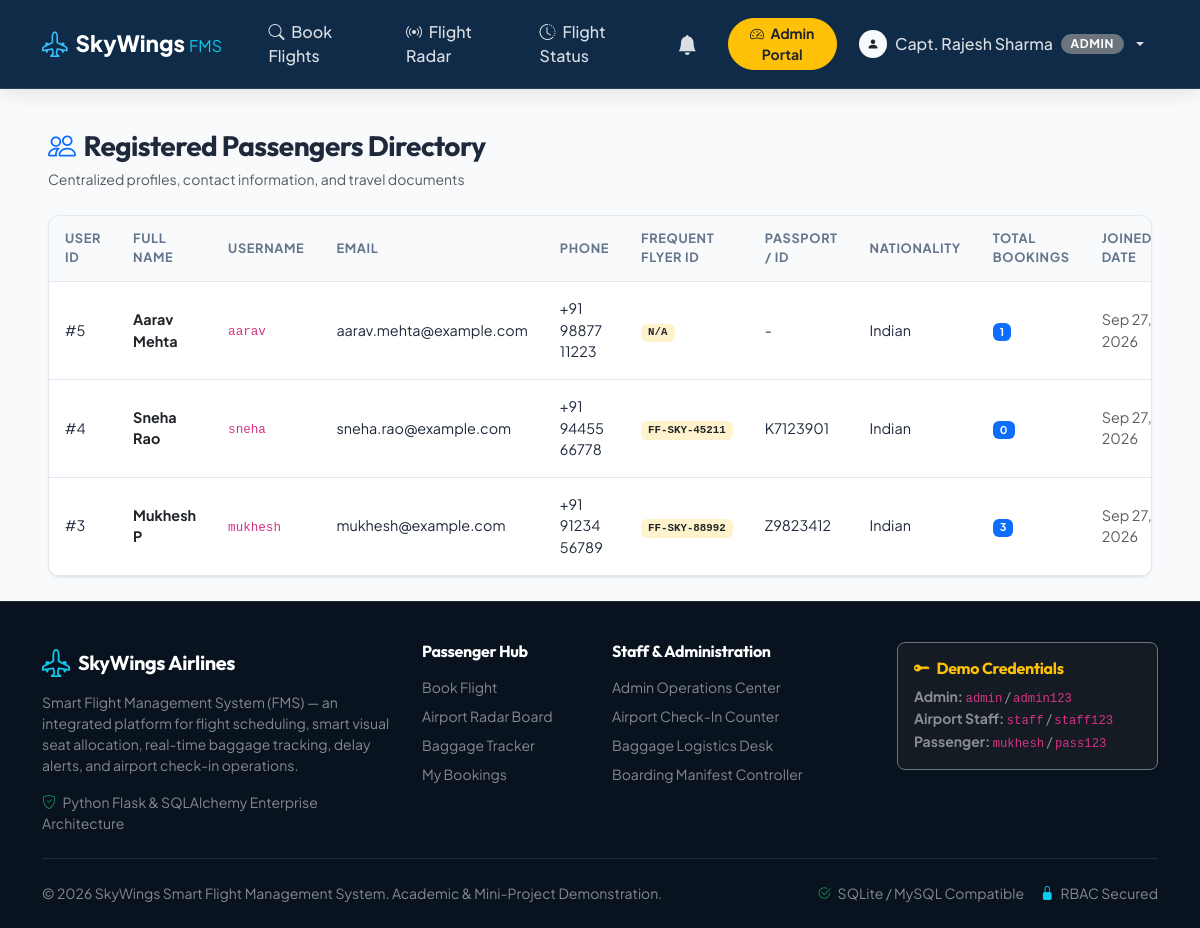
Page /admin/passengers (signed in) on the committed database.
### models/user.py (models this page shows, shortened)
class User(db.Model):
    __tablename__ = 'users'
    id = db.Column(db.Integer, primary_key=True)
    username = db.Column(db.String(64), unique=True, nullable=False, index=True)
    email = db.Column(db.String(120), unique=True, nullable=False, index=True)
    password_hash = db.Column(db.String(255), nullable=False)
    role = db.Column(db.String(20), nullable=False, default='passenger')  # 'passenger', 'admin', 'staff'
    full_name = db.Column(db.String(100), nullable=False)
    phone = db.Column(db.String(20), nullable=True)
    is_active = db.Column(db.Boolean, default=True)
    created_at = db.Column(db.DateTime, default=datetime.utcnow)
    passenger_profile = db.relationship('PassengerProfile', backref='user', uselist=False, cascade='all, delete-orphan')
    staff_profile = db.relationship('StaffProfile', backref='user', uselist=False, cascade='all, delete-orphan')
    bookings = db.relationship('Booking', backref='passenger_user', lazy='dynamic', cascade='all, delete-orphan')
    notifications = db.relationship('Notification', backref='user', lazy='dynamic', cascade='all, delete-orphan')
    @property
    def is_admin(self):
        return self.role == 'admin'
    @property
    def is_passenger(self):
        return self.role == 'passenger'
    def unread_notifications_count(self):
        return self.notifications.filter_by(is_read=False).count()

class PassengerProfile(db.Model):
    __tablename__ = 'passengers'
    id = db.Column(db.Integer, primary_key=True)
    user_id = db.Column(db.Integer, db.ForeignKey('users.id', ondelete='CASCADE'), nullable=False, unique=True)
    passport_number = db.Column(db.String(30), nullable=True)
    nationality = db.Column(db.String(50), default='Indian')
    date_of_birth = db.Column(db.Date, nullable=True)
    frequent_flyer_no = db.Column(db.String(30), nullable=True)
    emergency_contact = db.Column(db.String(50), nullable=True)
    address = db.Column(db.String(255), nullable=True)

### routes/admin.py (the view)
@admin_bp.route('/passengers')
@admin_required
def passengers_list():
    passengers = User.query.filter_by(role='passenger').order_by(User.created_at.desc()).all()
    return render_template('admin/passengers_list.html', passengers=passengers)

### routes/auth.py (called while the page is built, shortened)
def role_required(*allowed_roles):
    def decorator(f):
        @wraps(f)
        def decorated_function(*args, **kwargs):
            if 'user_id' not in session:
                flash('Please log in to continue.', 'warning')
                return redirect(url_for('auth.login', next=request.url))
            user_role = session.get('user_role')
            return f(*args, **kwargs)
        return decorated_function
    return decorator

### templates/admin/passengers_list.html (shortened to what this page needs)
{% extends 'base.html' %}
{% block content %}
<div class="container-fluid px-lg-5 py-4">
    <div class="d-flex justify-content-between align-items-center mb-4">
        <div>
            <h3 class="fw-bold mb-1"><i class="bi bi-people me-2 text-primary"></i>Registered Passengers Directory</h3>
            <small class="text-muted">Centralized profiles, contact information, and travel documents</small>
        </div>
    </div>
    <div class="fms-card">
        <div class="fms-card-body p-0">
            <div class="table-responsive">
                <table class="fms-table">
                    <thead>
                        <tr>
                            <th>User ID</th>
                            <th>Full Name</th>
                            <th>Username</th>
                            <th>Email</th>
                            <th>Phone</th>
                            <th>Frequent Flyer ID</th>
                            <th>Passport / ID</th>
                            <th>Nationality</th>
                            <th>Total Bookings</th>
                            <th>Joined Date</th>
                        </tr>
                    </thead>
                    <tbody>
                        {% for p in passengers %}
                        <tr>
                            <td>#{{ p.id }}</td>
                            <td class="fw-bold text-dark">{{ p.full_name }}</td>
                            <td><code>{{ p.username }}</code></td>
                            <td>{{ p.email }}</td>
                            <td>{{ p.phone or '-' }}</td>
                            <td><span class="badge bg-warning-subtle text-dark font-monospace">{{ p.passenger_profile.frequent_flyer_no if p.passenger_profile else 'N/A' }}</span></td>
                            <td>{{ p.passenger_profile.passport_number if p.passenger_profile else '-' }}</td>
                            <td>{{ p.passenger_profile.nationality if p.passenger_profile else 'Indian' }}</td>
                            <td><span class="badge bg-primary">{{ p.bookings.count() }}</span></td>
                            <td class="small text-muted">{{ p.created_at.strftime('%b %d, %Y') }}</td>
                        </tr>
                        {% endfor %}
                    </tbody>
                </table>
            </div>
        </div>
    </div>
</div>
{% endblock %}

### templates/base.html (shortened to what this page needs)
<!DOCTYPE html>
<html lang="en">
<head>
    <link href="https://cdn.jsdelivr.net/npm/bootstrap@5.3.3/dist/css/bootstrap.min.css" rel="stylesheet">
    <link href="https://cdn.jsdelivr.net/npm/bootstrap-icons@1.11.3/font/bootstrap-icons.min.css" rel="stylesheet">
    <link rel="stylesheet" href="{{ url_for('static', filename='css/custom.css') }}">
</head>
<body>
    <nav class="navbar navbar-expand-lg fms-navbar sticky-top">
        <div class="container">
            <a class="navbar-brand fms-brand" href="{{ url_for('index') }}">
                <i class="bi bi-airplane-engines wing-icon"></i>
                <span>SkyWings<span class="text-info fw-normal ms-1 fs-6">FMS</span></span>
            </a>
            <div class="collapse navbar-collapse" id="navbarContent">
                <ul class="navbar-nav me-auto mb-2 mb-lg-0 ms-lg-3">
                    <li class="nav-item">
                        <a class="nav-link {% if request.endpoint == 'passenger.search' %}active{% endif %}" href="{{ url_for('passenger.search') }}">
                            <i class="bi bi-search me-1"></i> Book Flights
                        </a>
                    </li>
                    <li class="nav-item">
                        <a class="nav-link {% if request.endpoint == 'flights.schedule' %}active{% endif %}" href="{{ url_for('flights.schedule') }}">
                            <i class="bi bi-broadcast me-1"></i> Flight Radar
                        </a>
                    </li>
                    <li class="nav-item">
                        <a class="nav-link" href="#" data-bs-toggle="modal" data-bs-target="#quickFlightStatusModal">
                            <i class="bi bi-clock-history me-1"></i> Flight Status
                        </a>
                    </li>
                </ul>
                <ul class="navbar-nav ms-auto align-items-center gap-2">
                    {% if current_user %}
                        <li class="nav-item me-2">
                            <a class="nav-link position-relative p-2" href="{{ url_for('passenger.notifications') }}" title="Notifications">
                                <i class="bi bi-bell-fill fs-5"></i>
                            </a>
                        </li>
                        {% if current_user.is_admin %}
                            <li class="nav-item">
                                <a class="btn btn-warning btn-sm fw-bold px-3 text-dark rounded-pill" href="{{ url_for('admin.dashboard') }}">
                                    <i class="bi bi-speedometer2 me-1"></i> Admin Portal
                                </a>
                            </li>
                        {% elif current_user.is_staff %}
                            <li class="nav-item">
                                <a class="btn btn-info btn-sm fw-bold px-3 text-dark rounded-pill" href="{{ url_for('staff.desk') }}">
                                    <i class="bi bi-person-badge-fill me-1"></i> Staff Desk
                                </a>
                            </li>
                        {% endif %}
                        <li class="nav-item dropdown">
                            <a class="nav-link dropdown-toggle d-flex align-items-center gap-2" href="#" role="button" data-bs-toggle="dropdown">
                                <span class="badge bg-light text-dark rounded-circle p-2">
                                    <i class="bi bi-person-fill"></i>
                                </span>
                                <span>{{ current_user.full_name }}</span>
                                <span class="badge bg-secondary role-badge">{{ current_user.role }}</span>
                            </a>
                        </li>
                    {% endif %}
                </ul>
            </div>
        </div>
    </nav>
    <main class="flex-grow-1">
        {% block content %}{% endblock %}
    </main>
    <footer class="footer">
        <div class="container">
            <div class="row g-4">
                <div class="col-lg-4 col-md-6">
                    <div class="d-flex align-items-center gap-2 mb-2">
                        <i class="bi bi-airplane-engines text-info fs-3"></i>
                        <h5 class="text-white mb-0 brand-font">SkyWings Airlines</h5>
                    </div>
                    <p class="text-white-50 small mb-3">
                        Smart Flight Management System (FMS) — an integrated platform for flight scheduling, smart visual seat allocation, real-time baggage tracking, delay alerts, and airport check-in operations.
                    </p>
                    <div class="text-white-50 small">
                        <i class="bi bi-shield-check text-success me-1"></i> Python Flask & SQLAlchemy Enterprise Architecture
                    </div>
                </div>
                <div class="col-lg-2 col-md-6">
                    <h6 class="text-white fw-bold mb-3">Passenger Hub</h6>
                    <ul class="list-unstyled small text-white-50 d-flex flex-column gap-2">
                        <li><a href="{{ url_for('passenger.search') }}" class="text-white-50 text-decoration-none hover-white">Book Flight</a></li>
                        <li><a href="{{ url_for('flights.schedule') }}" class="text-white-50 text-decoration-none">Airport Radar Board</a></li>
                        <li><a href="{{ url_for('passenger.track_baggage') }}" class="text-white-50 text-decoration-none">Baggage Tracker</a></li>
                        <li><a href="{{ url_for('passenger.my_bookings') }}" class="text-white-50 text-decoration-none">My Bookings</a></li>
                    </ul>
                </div>
                <div class="col-lg-3 col-md-6">
                    <h6 class="text-white fw-bold mb-3">Staff & Administration</h6>
                    <ul class="list-unstyled small text-white-50 d-flex flex-column gap-2">
                        <li><a href="{{ url_for('admin.dashboard') }}" class="text-white-50 text-decoration-none">Admin Operations Center</a></li>
                        <li><a href="{{ url_for('staff.checkin') }}" class="text-white-50 text-decoration-none">Airport Check-In Counter</a></li>
                        <li><a href="{{ url_for('staff.baggage_desk') }}" class="text-white-50 text-decoration-none">Baggage Logistics Desk</a></li>
                        <li><a href="{{ url_for('staff.boarding') }}" class="text-white-50 text-decoration-none">Boarding Manifest Controller</a></li>
                    </ul>
                </div>
                <div class="col-lg-3 col-md-6">
                    <div class="p-3 bg-dark bg-opacity-50 border border-secondary rounded-3">
                        <h6 class="text-warning fw-bold mb-2"><i class="bi bi-key-fill me-1"></i> Demo Credentials</h6>
                        <div class="small text-white-50">
                            <div><strong>Admin:</strong> <code>admin</code> / <code>admin123</code></div>
                            <div><strong>Airport Staff:</strong> <code>staff</code> / <code>staff123</code></div>
                            <div><strong>Passenger:</strong> <code>mukhesh</code> / <code>pass123</code></div>
                        </div>
                    </div>
                </div>
            </div>
            <hr class="border-secondary my-4">
            <div class="d-flex flex-column flex-md-row justify-content-between align-items-center small text-white-50">
                <div>&copy; 2026 SkyWings Smart Flight Management System. Academic & Mini-Project Demonstration.</div>
                <div class="d-flex gap-3 mt-2 mt-md-0">
                    <span><i class="bi bi-check2-circle text-success me-1"></i> SQLite / MySQL Compatible</span>
                    <span><i class="bi bi-lock-fill text-info me-1"></i> RBAC Secured</span>
                </div>
            </div>
        </div>
    </footer>
</body>
</html>

### static/css/custom.css (style rules this page uses)
:root { --fms-primary: #0f2b48; --fms-primary-light: #1e3a5f; --fms-accent: #0284c7; --fms-accent-light: #38bdf8; --fms-gold: #f59e0b; --fms-success: #10b981; --fms-warning: #f59e0b; --fms-danger: #ef4444; --fms-dark: #09131f; --fms-bg: #f8fafc; --fms-card-bg: #ffffff; --fms-border: #e2e8f0; --fms-text-main: #1e293b; --fms-text-muted: #64748b; --fms-radius: 12px; --fms-radius-sm: 8px; --fms-shadow-sm: 0 1px 3px rgba(15, 43, 72, 0.05), 0 1px 2px rgba(15, 43, 72, 0.03); --fms-shadow: 0 10px 25px -5px rgba(15, 43, 72, 0.08), 0 8px 10px -6px rgba(15, 43, 72, 0.04); --fms-shadow-lg: 0 20px 30px -10px rgba(15, 43, 72, 0.12), 0 10px 15px -5px rgba(15, 43, 72, 0.06); }
body { font-family: 'Plus Jakarta Sans', sans-serif; background-color: var(--fms-bg); color: var(--fms-text-main); min-height: 100vh; display: flex; flex-direction: column; }
h1, h2, h3, h4, h5, h6, .brand-font { font-family: 'Outfit', sans-serif; font-weight: 700; letter-spacing: -0.02em; }
.fms-navbar { background-color: var(--fms-primary); border-bottom: 1px solid rgba(255, 255, 255, 0.1); padding: 0.75rem 0; box-shadow: 0 4px 20px rgba(0,0,0,0.1); }
.fms-brand { font-size: 1.4rem; font-weight: 800; color: #ffffff !important; display: flex; align-items: center; gap: 0.5rem; }
.fms-brand .wing-icon { color: var(--fms-accent-light); font-size: 1.6rem; }
.nav-link { font-weight: 500; color: rgba(255, 255, 255, 0.85) !important; padding: 0.5rem 0.9rem !important; border-radius: var(--fms-radius-sm); transition: all 0.2s ease; }
.role-badge { font-size: 0.75rem; font-weight: 700; text-transform: uppercase; letter-spacing: 0.05em; padding: 0.25rem 0.6rem; border-radius: 20px; }
.fms-card { background: var(--fms-card-bg); border-radius: var(--fms-radius); border: 1px solid var(--fms-border); box-shadow: var(--fms-shadow-sm); transition: transform 0.2s ease, box-shadow 0.2s ease; overflow: hidden; }
.fms-card-body { padding: 1.5rem; }
.fms-table { width: 100%; margin-bottom: 0; border-collapse: separate; border-spacing: 0; }
.fms-table thead th { background-color: #f8fafc; color: var(--fms-text-muted); font-weight: 700; font-size: 0.8rem; text-transform: uppercase; letter-spacing: 0.05em; padding: 0.85rem 1rem; border-bottom: 1px solid var(--fms-border); }
.fms-table tbody td { padding: 1rem; vertical-align: middle; border-bottom: 1px solid var(--fms-border); font-size: 0.9rem; }
footer { margin-top: auto; background: var(--fms-dark); color: #94a3b8; padding: 2.5rem 0 1.5rem; border-top: 1px solid rgba(255,255,255,0.08); }

### rows in the picture
User: full_name "Capt. Rajesh Sharma", role "ADMIN"
User: id "5", full_name "Aarav Mehta", username "aarav", email "aarav.mehta@example.com", phone "+91 98877 11223", passenger_profile "N/A", passenger_profile "-", passenger_profile "Indian", bookings.count "1", created_at "Sep 27, 2026"
User: id "4", full_name "Sneha Rao", username "sneha", email "sneha.rao@example.com", phone "+91 94455 66778", passenger_profile "FF-SKY-45211", passenger_profile "K7123901", passenger_profile "Indian", bookings.count "0", created_at "Sep 27, 2026"
User: id "3", full_name "Mukhesh P", username "mukhesh", email "mukhesh@example.com", phone "+91 91234 56789", passenger_profile "FF-SKY-88992", passenger_profile "Z9823412", passenger_profile "Indian", bookings.count "3", created_at "Sep 27, 2026"
